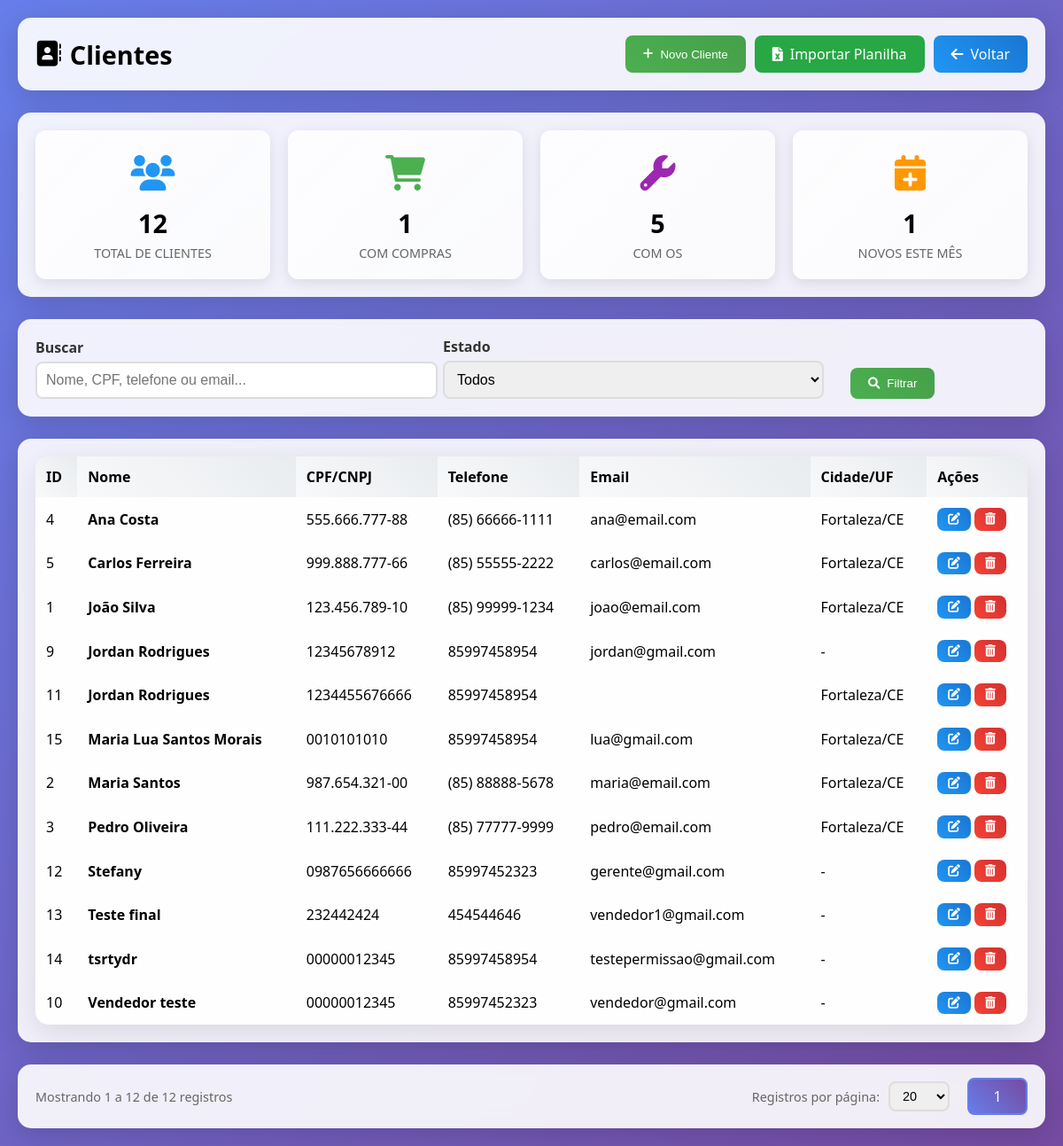
The page /modules/customers/index.php (signed in) on the database its author committed.
### tables this page shows
CREATE TABLE `customers` (
  `id` int(11) NOT NULL AUTO_INCREMENT,
  `name` varchar(100) NOT NULL,
  `cpf_cnpj` varchar(18) DEFAULT NULL,
  `phone` varchar(20) DEFAULT NULL,
  `birth_date` date DEFAULT NULL,
  `email` varchar(100) DEFAULT NULL,
  `address` text DEFAULT NULL,
  `neighborhood` varchar(100) DEFAULT NULL,
  `city` varchar(100) DEFAULT NULL,
  `state` varchar(2) DEFAULT NULL,
  `zipcode` varchar(10) DEFAULT NULL,
  `notes` text DEFAULT NULL,
  `created_at` timestamp NULL DEFAULT current_timestamp(),
  `updated_at` timestamp NULL DEFAULT current_timestamp() ON UPDATE current_timestamp(),
  `deleted_at` timestamp NULL DEFAULT NULL COMMENT 'Data de deleção (soft delete)',
  PRIMARY KEY (`id`),
  KEY `idx_deleted_at` (`deleted_at`)
);

### config/permissions.php (called while the page is built, shortened)
<?php
$PERMISSIONS = [
    'admin' => [
        'pdv' => ['view', 'create', 'edit', 'delete'],
        'service_orders' => ['view', 'create', 'edit', 'delete'],
        'products' => ['view', 'create', 'edit', 'delete'],
        'customers' => ['view', 'create', 'edit', 'delete'],
        'expenses' => ['view', 'create', 'edit', 'delete'],
        'cashflow' => ['view', 'create', 'edit', 'delete'],
        'accounts_receivable' => ['view', 'create', 'edit', 'delete'],
        'reports' => ['view'],
        'users' => ['view', 'create', 'edit', 'delete'],
    ],
    'manager' => [
        'pdv' => ['view', 'create', 'edit'],
        'service_orders' => ['view', 'create', 'edit'],
        'products' => ['view', 'create', 'edit'],
        'customers' => ['view', 'create', 'edit'],
        'cashflow' => ['view', 'create'],
        'accounts_receivable' => ['view', 'create', 'edit'],
        'reports' => ['view'],
    ],
    'seller' => [
        'pdv' => ['view', 'create', 'edit', 'delete'],
        'service_orders' => ['view', 'create', 'edit'],
        'products' => ['view', 'create'],
        'customers' => ['view', 'create', 'edit'],
    ]
];
function hasPermission($module, $action = 'view') {
    global $PERMISSIONS;
    $role = $_SESSION['user_role'];
    if ($role === 'admin') {
        return true;
    }
    return in_array($action, $PERMISSIONS[$role][$module]);
}

### modules/customers/index.php (the view, shortened to what this page needs)
<?php
require_once('../../config/database.php');
$conn = $database->getConnection();
$search = $_GET['search'] ?? '';
$filter_state = $_GET['state'] ?? '';
$page = isset($_GET['page']) ? max(1, (int)$_GET['page']) : 1;
$perPage = isset($_GET['per_page']) ? (int)$_GET['per_page'] : 20;
$where = "WHERE deleted_at IS NULL";
$params = [];
$stmtCount = $conn->prepare("SELECT COUNT(*) as total FROM customers $where");
$stmtCount->execute($params);
$totalRecords = $stmtCount->fetch(PDO::FETCH_ASSOC)['total'];
$totalPages = ceil($totalRecords / $perPage);
$offset = ($page - 1) * $perPage;
$stmt = $conn->prepare("
    SELECT * FROM customers
    $where
    ORDER BY name ASC
    LIMIT ? OFFSET ?
");
$params[] = $perPage;
$params[] = $offset;
$stmt->execute($params);
$customers = $stmt->fetchAll(PDO::FETCH_ASSOC);
$total_customers = $conn->query("SELECT COUNT(*) as total FROM customers")->fetch(PDO::FETCH_ASSOC)['total'];
$stmt = $conn->query("SELECT COUNT(DISTINCT customer_id) as total FROM sales WHERE customer_id IS NOT NULL");
$customers_with_sales = $stmt->fetch(PDO::FETCH_ASSOC)['total'];
$stmt = $conn->query("SELECT COUNT(DISTINCT customer_id) as total FROM service_orders WHERE customer_id IS NOT NULL");
$customers_with_os = $stmt->fetch(PDO::FETCH_ASSOC)['total'];
$stmt = $conn->query("SELECT COUNT(*) as total FROM customers WHERE MONTH(created_at) = MONTH(CURRENT_DATE) AND YEAR(created_at) = YEAR(CURRENT_DATE)");
$customers_this_month = $stmt->fetch(PDO::FETCH_ASSOC)['total'];
?>
<!DOCTYPE html>
<html lang="pt-BR">
<head>
<link href="https://cdnjs.cloudflare.com/ajax/libs/font-awesome/6.0.0/css/all.min.css" rel="stylesheet">
</head>
<body>
<div class="container">
    <div class="header">
        <h1><i class="fas fa-address-book"></i> Clientes</h1>
        <div style="display:flex;gap:10px;flex-wrap:wrap;">
            <button class="btn btn-primary" onclick="openModal('createModal')"><i class="fas fa-plus"></i> Novo Cliente</button>
            <a href="import.php" class="btn" style="background:#28a745;color:white;"><i class="fas fa-file-excel"></i> Importar Planilha</a>
            <a href="../../index.php" class="btn btn-secondary"><i class="fas fa-arrow-left"></i> Voltar</a>
        </div>
    </div>
    <div class="stats-box">
        <div class="stats-grid">
            <div class="stat-card blue">
                <div class="icon"><i class="fas fa-users"></i></div>
                <div class="value"><?= $total_customers ?></div>
                <div class="label">Total de Clientes</div>
            </div>
            <div class="stat-card green">
                <div class="icon"><i class="fas fa-shopping-cart"></i></div>
                <div class="value"><?= $customers_with_sales ?></div>
                <div class="label">Com Compras</div>
            </div>
            <div class="stat-card purple">
                <div class="icon"><i class="fas fa-wrench"></i></div>
                <div class="value"><?= $customers_with_os ?></div>
                <div class="label">Com OS</div>
            </div>
            <div class="stat-card orange">
                <div class="icon"><i class="fas fa-calendar-plus"></i></div>
                <div class="value"><?= $customers_this_month ?></div>
                <div class="label">Novos Este Mês</div>
            </div>
        </div>
    </div>
    <div class="search-box">
        <form method="GET">
            <div class="filter-box">
                <div class="form-group">
                    <label>Buscar</label>
                    <input type="text" name="search" value="<?= htmlspecialchars($search) ?>" class="form-control" placeholder="Nome, CPF, telefone ou email...">
                </div>
                <div class="form-group">
                    <label>Estado</label>
                    <select name="state" class="form-control">
                        <option value="">Todos</option>
                    </select>
                </div>
                <div class="form-group" style="flex:0 0 auto;">
                    <button type="submit" class="btn btn-primary"><i class="fas fa-search"></i> Filtrar</button>
                </div>
            </div>
        </form>
    </div>
    <div class="table-box">
        <table class="table">
            <thead>
                <tr>
                    <th>ID</th>
                    <th>Nome</th>
                    <th>CPF/CNPJ</th>
                    <th>Telefone</th>
                    <th>Email</th>
                    <th>Cidade/UF</th>
                    <th>Ações</th>
                </tr>
            </thead>
            <tbody>
                <?php if(empty($customers)): ?>
                    <tr><td colspan="7" class="empty">Nenhum cliente encontrado.</td></tr>
                <?php else: foreach($customers as $row): ?>
                <tr>
                    <td><?= $row['id'] ?></td>
                    <td><strong><?= htmlspecialchars($row['name']) ?></strong></td>
                    <td><?= htmlspecialchars($row['cpf_cnpj'] ?? '-') ?></td>
                    <td><?= htmlspecialchars($row['phone'] ?? '-') ?></td>
                    <td><?= htmlspecialchars($row['email'] ?? '-') ?></td>
                    <td>
                        <?php if($row['city'] || $row['state']): ?>
                            <?= htmlspecialchars($row['city'] ?? '') ?><?= $row['city'] && $row['state'] ? '/' : '' ?><?= htmlspecialchars($row['state'] ?? '') ?>
                        <?php else: ?>
                            -
                        <?php endif; ?>
                    </td>
                    <td>
                        <?php if (hasPermission('customers', 'edit')): ?>
                        <button class="btn btn-secondary btn-sm" onclick='openEditModal(<?= json_encode($row) ?>)' title="Editar">
                            <i class="fas fa-edit"></i>
                        </button>
                        <?php endif; ?>
                        <?php if (hasPermission('customers', 'delete')): ?>
                        <form method="POST" onsubmit="return false;" style="display:inline;" id="deleteForm_<?= $row['id'] ?>">
                            <button type="button" class="btn btn-danger btn-sm" title="Excluir" onclick="showConfirm('Excluir este cliente?','Excluir','Excluir','Cancelar','danger').then(ok=>{if(ok)document.getElementById('deleteForm_<?= $row['id'] ?>').submit();})"><i class="fas fa-trash-alt"></i></button>
                        </form>
                        <?php endif; ?>
                    </td>
                </tr>
                <?php endforeach; endif; ?>
            </tbody>
        </table>
    </div>
    <div class="pagination-container">
        <div class="pagination-info">
            Mostrando <?= min($offset + 1, $totalRecords) ?> a <?= min($offset + $perPage, $totalRecords) ?> de <?= $totalRecords ?> registros
        </div>
        <div class="pagination-controls">
            <div class="per-page-selector">
                <label>Registros por página:</label>
                <select onchange="changePerPage(this.value)" class="form-control" style="width:auto;display:inline-block;">
                    <?php foreach([10, 20, 30, 50, 100] as $option): ?>
                        <option value="<?= $option ?>" <?= $perPage == $option ? 'selected' : '' ?>><?= $option ?></option>
                    <?php endforeach; ?>
                </select>
            </div>
            <div class="pagination-nav">
                <?php
                $startPage = max(1, $page - 2);
                $endPage = min($totalPages, $page + 2);
                for($i = $startPage; $i <= $endPage; $i++):
                ?>
                    <a href="?page=<?= $i ?>&per_page=<?= $perPage ?>&search=<?= urlencode($search) ?>&state=<?= urlencode($filter_state) ?>"
                       class="pagination-btn <?= $i == $page ? 'active' : '' ?>">
                        <?= $i ?>
                    </a>
                <?php endfor; ?>
            </div>
        </div>
    </div>
</div>
</body>
</html>

### modules/customers/index.php (style rules this page uses)
body { margin:0; font-family:'Segoe UI', Tahoma, sans-serif; background:linear-gradient(135deg,#667eea,#764ba2); padding:20px; min-height:100vh; }
.container { max-width:1400px;margin:auto; }
.header, .stats-box, .search-box, .table-box { background:rgba(255,255,255,0.9); backdrop-filter:blur(10px); padding:20px; border-radius:15px; box-shadow:0 8px 32px rgba(0,0,0,0.15); margin-bottom:25px; }
.header { display:flex;justify-content:space-between;align-items:center;flex-wrap:wrap; }
.header h1 { font-size:1.8rem;display:flex;align-items:center;gap:10px;margin:0; }
.btn { border:none;border-radius:8px;padding:10px 20px;color:#fff;font-weight:500; cursor:pointer;display:inline-flex;align-items:center;gap:8px;transition:all .3s; text-decoration:none; }
.btn-primary { background:linear-gradient(45deg,#4CAF50,#45a049); }
.btn-secondary { background:linear-gradient(45deg,#2196F3,#1976D2); }
.btn-danger { background:linear-gradient(45deg,#f44336,#d32f2f); }
.btn-sm { padding:6px 12px;font-size:0.85rem; }
.stats-grid { display:grid; grid-template-columns:repeat(auto-fit, minmax(200px, 1fr)); gap:20px; }
.stat-card { background:linear-gradient(135deg, rgba(255,255,255,0.9), rgba(255,255,255,0.7)); padding:20px; border-radius:12px; box-shadow:0 4px 15px rgba(0,0,0,0.1); text-align:center; }
.stat-card .icon { font-size:2.5rem; margin-bottom:10px; }
.stat-card .value { font-size:1.8rem; font-weight:bold; margin:5px 0; }
.stat-card .label { color:#666; font-size:0.9rem; text-transform:uppercase; }
.stat-card.blue .icon { color:#2196F3; }
.stat-card.green .icon { color:#4CAF50; }
.stat-card.purple .icon { color:#9C27B0; }
.stat-card.orange .icon { color:#FF9800; }
.filter-box { display:flex; align-items:flex-end; flex-wrap:wrap; }
.filter-box .form-group + .form-group { margin-left:30px; }
.filter-box .form-group:last-child { margin-left:30px;flex:0 0 auto; }
.form-group { flex:1; min-width:200px; }
.form-group label { display:block;margin-bottom:5px;font-weight:600;color:#333; }
.form-control { width:100%;padding:10px;border:2px solid #ddd;border-radius:8px; font-size:1rem;transition:border .3s; }
.table { width:100%;border-collapse:collapse;background:rgba(255,255,255,0.95); border-radius:15px;overflow:hidden;box-shadow:0 8px 32px rgba(0,0,0,0.1); }
th,td { padding:12px;text-align:left; }
th { background:linear-gradient(45deg,#f8f9fa,#e9ecef);font-weight:600; }
.pagination-container { background:rgba(255,255,255,0.9); backdrop-filter:blur(10px); padding:15px 20px; border-radius:15px; box-shadow:0 8px 32px rgba(0,0,0,0.15); margin-top:15px; display:flex; justify-content:space-between; align-items:center; flex-wrap:wrap; gap:15px; }
.pagination-info { color:#666; font-size:0.9rem; font-weight:500; }
.pagination-controls { display:flex; align-items:center; gap:20px; flex-wrap:wrap; }
.per-page-selector { display:flex; align-items:center; gap:10px; }
.per-page-selector label { font-size:0.9rem; color:#666; font-weight:500; }
.per-page-selector select { padding:6px 10px; border:2px solid #ddd; border-radius:8px; font-size:0.9rem; cursor:pointer; }
.pagination-nav { display:flex; gap:5px; }
.pagination-btn { padding:8px 12px; border:2px solid #ddd; border-radius:8px; background:white; color:#333; text-decoration:none; transition:all 0.3s; display:inline-flex; align-items:center; justify-content:center; min-width:40px; font-weight:500; }
.pagination-btn.active { background:linear-gradient(45deg,#667eea,#764ba2); color:white; border-color:#667eea; }

### rows shown on the page
customers: id "4", name "Ana Costa", cpf_cnpj "555.666.777-88", phone "(85) 66666-1111", email "ana@email.com", city "Fortaleza", state "CE"
customers: id "5", name "Carlos Ferreira", cpf_cnpj "999.888.777-66", phone "(85) 55555-2222", email "carlos@email.com", city "Fortaleza", state "CE"
customers: id "1", name "João Silva", cpf_cnpj "123.456.789-10", phone "(85) 99999-1234", email "joao@email.com", city "Fortaleza", state "CE"
customers: id "9", name "Jordan Rodrigues", cpf_cnpj "12345678912", phone "85997458954", email "jordan@gmail.com"
customers: id "11", name "Jordan Rodrigues", cpf_cnpj "1234455676666", phone "85997458954", city "Fortaleza", state "CE"
customers: id "15", name "Maria Lua Santos Morais", cpf_cnpj "0010101010", phone "85997458954", email "lua@gmail.com", city "Fortaleza", state "CE"
customers: id "2", name "Maria Santos", cpf_cnpj "987.654.321-00", phone "(85) 88888-5678", email "maria@email.com", city "Fortaleza", state "CE"
customers: id "3", name "Pedro Oliveira", cpf_cnpj "111.222.333-44", phone "(85) 77777-9999", email "pedro@email.com", city "Fortaleza", state "CE"
customers: id "12", name "Stefany", cpf_cnpj "0987656666666", phone "85997452323", email "gerente@gmail.com"
customers: id "13", name "Teste final", cpf_cnpj "232442424", phone "454544646", email "vendedor1@gmail.com"
customers: id "14", name "tsrtydr", cpf_cnpj "00000012345", phone "85997458954", email "testepermissao@gmail.com"
customers: id "10", name "Vendedor teste", cpf_cnpj "00000012345", phone "85997452323", email "vendedor@gmail.com"

### other values the page prints
$total_customers "12"
$customers_with_sales "1"
$customers_with_os "5"
$customers_this_month "1"
min($offset + 1, $totalRecords) "1"
min($offset + $perPage, $totalRecords) "12"
$totalRecords "12"
form field value "20"
